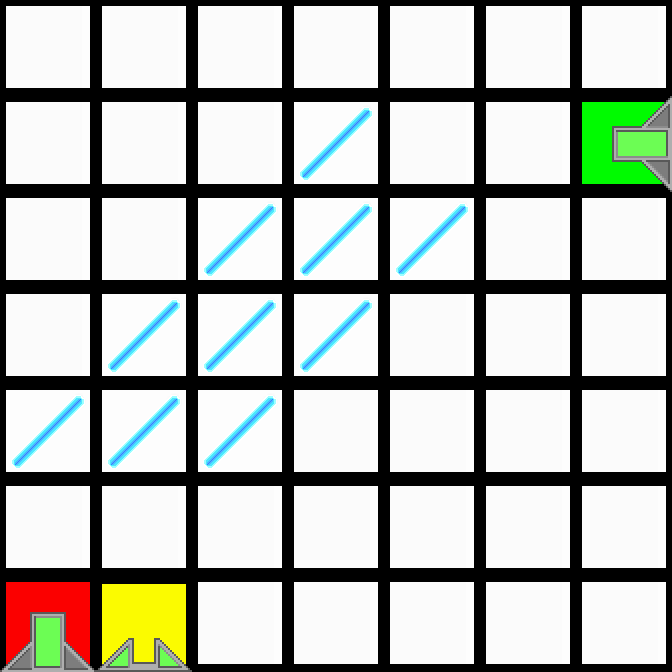

A level layout from a 2D game, rendered from its tile map. Below: a short description, then the map file with its tile-grid data intact:
An orthogonal 7x7 tile map with 96x96 px tiles, 2 tile layers (Colors, Tiles).

<map version="1.0" orientation="orthogonal" renderorder="right-down" width="7" height="7" tilewidth="96" tileheight="96">
 <properties>
  <property name="AvailableTiles" value="1, 2, 12" />
 </properties>
 <tileset firstgid="1" source="../tiles.tsx" />
 <layer name="Colors" width="7" height="7">
  <data encoding="csv">
87,87,87,87,87,87,87,
87,87,87,87,87,87,82,
87,87,87,87,87,87,87,
87,87,87,87,87,87,87,
87,87,87,87,87,87,87,
87,87,87,87,87,87,87,
81,84,87,87,87,87,87
</data>
 </layer>
 <layer name="Tiles" width="7" height="7">
  <data encoding="csv">
1,1,1,1,1,1,1,
1,1,1,2,1,1,8,
1,1,2,2,2,1,1,
1,2,2,2,1,1,1,
2,2,2,1,1,1,1,
1,1,1,1,1,1,1,
5,9,1,1,1,1,1
</data>
 </layer>
</map>
